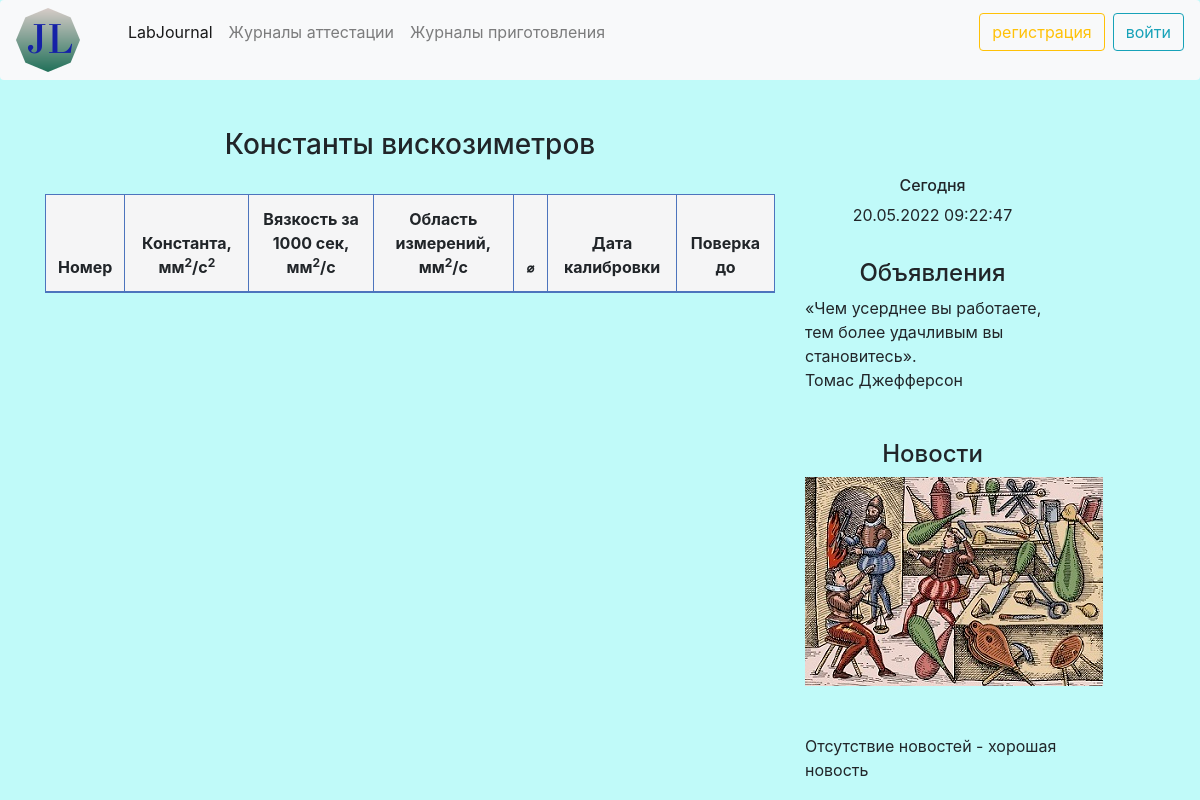
The app's page /viscosimetersKonstants/, older data.
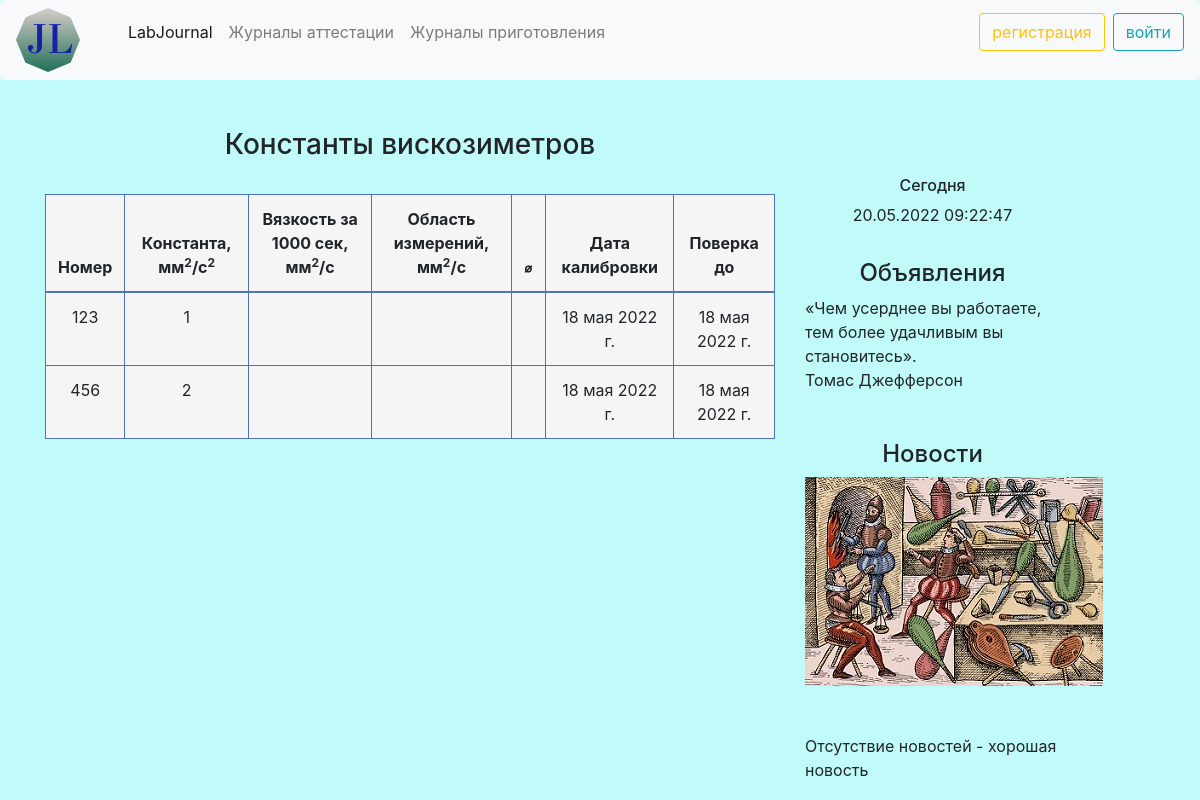
The same page, newer data.
### viscosimeters/models.py (models this page shows, shortened)
class Viscosimeters(models.Model):
    diameter = models.ForeignKey(ViscosimeterType, verbose_name='Диаметр', on_delete=models.CASCADE)
    serialNumber = models.CharField('Заводской номер', max_length=30)
    konstant = models.DecimalField('Константа', max_digits=10, decimal_places=6, default=0.000000)
    datePov = models.DateField('Дата поверки', default=datetime.now())
    dateCal = models.DateField('Дата калибровки', default=datetime.now())
    datePovDedlain = models.DateField('Дата окончания поверки', default=datetime.now())
    status = models.ForeignKey(Status, verbose_name='Статус', on_delete=models.CASCADE)
    companyName = models.ForeignKey(Manufacturer, verbose_name='Производитель', on_delete=models.CASCADE)
    class Meta:
        verbose_name = 'Вискозиметр'
        verbose_name_plural = 'Вискозиметры'

class ViscosimeterType(models.Model):
    pairNumber = models.CharField('Номер пары', max_length=100)
    diameter = models.CharField('Диаметр', max_length=5)
    viscosity1000 = models.CharField('Вязкость за 1000 сек, сСт', max_length=30)
    range = models.CharField('Область измерений, сСт', max_length=30)
    type = models.CharField('Тип', max_length=30, default='ВПЖ-1')
    intervalVerification = models.CharField('Межповерочный интервал', max_length=30, default='4 года')
    create_at = models.DateTimeField(auto_now_add=True, verbose_name='Дата создания')
    update_at = models.DateTimeField(auto_now=True, verbose_name='Дата обновления')
    def __str__(self):
        return f'{self.diameter}'
    class Meta:
        verbose_name = 'Тип вискозиметра'
        verbose_name_plural = 'Типы вискозиметров'

### viscosimeters/views.py (the view)
# urls.py: path('viscosimetersKonstants/', views.ViscosimetersKonstantsView.as_view(), name='viscosimetersKonstants'),
class ViscosimetersKonstantsView(View):
    def get(self, request):
        ViscosimetersObjects = Viscosimeters.objects.all()
        return render(request, 'viscosimeters/viscosimetersKonstants.html', {'ViscosimetersObjects': ViscosimetersObjects})

### viscosimeters/templates/viscosimeters/viscosimetersKonstants.html (shortened to what this page needs)
{% extends 'main/base.html' %}
{% block content %}
    <div style="text-align: center;"><h3>Константы вискозиметров</h3></div>
<br>
<table class="table table-bordered">
<thead>
    <tr>
      <th> <div style="text-align: center;"> Номер </div></th>
      <th> <div style="text-align: center;"> Константа, мм<sup>2</sup>/с<sup>2</sup> </div></th>
      <th> <div style="text-align: center;"> Вязкость за 1000 сек, мм<sup>2</sup>/с </div></th>
      <th> <div style="text-align: center;"> Область измерений, мм<sup>2</sup>/с </div></th>
      <th> <div style="text-align: center;"> ⌀ </div></th>
      <th> <div style="text-align: center;"> Дата калибровки </div></th>
      <th> <div style="text-align: center;"> Поверка до </div></th>
    </tr>
  </thead>
  <tbody>
{% for type in ViscosimetersObjects %}
    <tr>
      <td align="center"> {{ type.serialNumber }}</td>
      <td align="center"> {{ type.diameter }}</td>
      <td align="center"></td>
      <td align="center"></td>
      <td align="center"></td>
      <td align="center">{{ type.dateCal }}</td>
      <td align="center">{{ type.datePovDedlain }}</td>
    </tr>
{% endfor %}
  </tbody>
</table>
{% endblock %}

Row changes from the older to the newer data that the page shows:
added Viscosimeters: serialNumber "123", diameter "1", dateCal "18 мая 2022 г.", datePovDedlain "18 мая 2022 г."
added Viscosimeters: serialNumber "456", diameter "2", dateCal "18 мая 2022 г.", datePovDedlain "18 мая 2022 г."
